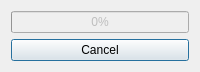
<?xml version="1.0" encoding="UTF-8"?>
<ui version="4.0">
 <class>Dialog</class>
 <widget class="QDialog" name="Dialog">
  <property name="geometry">
   <rect>
    <x>0</x>
    <y>0</y>
    <width>200</width>
    <height>70</height>
   </rect>
  </property>
  <property name="windowTitle">
   <string/>
  </property>
  <layout class="QVBoxLayout" name="verticalLayout_2">
   <item>
    <layout class="QVBoxLayout" name="verticalLayout">
     <item>
      <widget class="QProgressBar" name="progress">
       <property name="enabled">
        <bool>false</bool>
       </property>
       <property name="value">
        <number>0</number>
       </property>
      </widget>
     </item>
     <item>
      <widget class="QPushButton" name="pushCancel">
       <property name="text">
        <string>Cancel</string>
       </property>
      </widget>
     </item>
    </layout>
   </item>
  </layout>
 </widget>
 <resources/>
 <connections/>
</ui>
